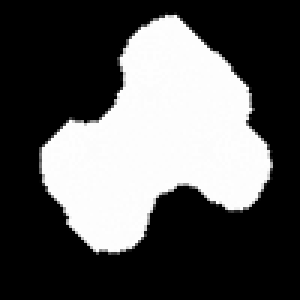
#> input picture Images/Chapter5/Input/GHTTest45.png, 100 x 100 px, given in place of TemplateWorks.png, which was not available (shown 3 times larger)
$ python InvariantGeneralizedHoughTransform.py
#> lines starting #> are read from the running program, lines starting #| are printed output that depends on the picture; pictures that were not available may be replaced by others from this repository, and a replacement may not be noted
### ExamplesPython_3.6/Modules/ImageUtilities.py
'''
Feature Extraction and Image Processing
Mark S. Nixon & Alberto S. Aguado
http://www.southampton.ac.uk/~msn/book/
ImageUtilities: Helper module to support image read, create, show and write
                Uses PIL and numpy to work with arrays containing image data
'''

# Image load by using PIL
from PIL import Image

# Array to store image data
from numpy import array, zeros, amax, amin, clip

# Read an image returning an array with 3 color components
# [8 lines left out: function imageReadRGB, not called in this run]

# Read an image returning an array with 1 component
def imageReadL(fileName):
    inputImage = Image.open(fileName)
    width, height = inputImage.size

    inputArray = array(inputImage)
    outputArray = zeros((height, width), dtype='uint8')

    # Combine pixel values, for each row and column
    for y in range(0, height):
        for x in range(0, width):
            rgb = inputArray[y,x]
            outputArray[y,x] = (int(rgb[0]) + int(rgb[1]) + int(rgb[2])) / 3

    return outputArray, width, height

# Save a image containing float as a gray level image
# [37 lines left out: functions imageSaveF, imageSaveL, imageSaveRGB, createImageRGB, not called in this run]

# Create a zero array with a color components
def createImageL(width, height):
    outputArray = zeros((height, width), dtype='uint8')

    return outputArray

# Create a zero array two float components
# [10 lines left out: functions createImageUV, createImage2I, not called in this run]

# Create a zero array with float components
def createImageF(width, height, numComponents = 1):
    if numComponents == 1:
        outputArray = zeros((height, width), dtype='float')
    else:
        outputArray = zeros((height, width, numComponents), dtype='float')

    return outputArray

# Create a multidimensional dimensional array
# [83 lines left out: functions createImageNF, createImageFromDataF, createScaleImageL, scaleImageL, createVectorFromDataF, createVectorF and 2 more, not called in this run]

# Show an array containing image data
def showImageL(image):
    # Create output and show
    outputImage = Image.fromarray(image, 'L')
    outputImage.show()

# Show an array containing image data
def showImageF(image, maxScale = 1):
    height = len(image)
    width = len(image[0])

    maximum = amax(image)
    minimum = amin(image)

    # Create a gray level image for display
    outputArray = createImageL(width, height)

    # Scale the float values into gray scale values
    for y in range(0, height):
        for x in range(0, width):
            if maximum != minimum:
                outputArray[y,x] = clip( 255.0 * (image[y,x]*maxScale - minimum) / (maximum - minimum), 0, 255.0)
            else:
                outputArray[y,x] = image[y,x]

    # Create output and show
    outputImage = Image.fromarray(outputArray, 'L')
    outputImage.show()

### ExamplesPython_3.6/Modules/ImageOperatorsUtilities.py
'''
Feature Extraction and Image Processing
Mark S. Nixon & Alberto S. Aguado
http://www.southampton.ac.uk/~msn/book/
ImageOperatorsUtilities: Helper module to process an image
'''

# Images
from ImageUtilities import createImageF, createImageL, createVectorI
from ConvolutionUtilities import createGaussianKernel, createSobelKernel, applyKernelF, applyKernelMA

# Array to store image data
from numpy import amax

# Math
from math import log, pi, sin, cos

# Iteration
from timeit import itertools

# Create a log of an array containing float data
# [53 lines left out: functions imageLogF, computeHistogram, thresholdImage, not called in this run]


# Apply Canny operator to an image
def applyCannyEdgeDetector(inputImage, GaussianKernelSize, sobelKernelSize, upperT, lowerT, returnGradient = False):

    height = len(inputImage)
    width = len(inputImage[0])

    normalizeMagnitude = True
    windowDelta = 1

    # Apply Gaussian kernel
    gaussianKernel = createGaussianKernel(GaussianKernelSize)
    gaussianImage = applyKernelF(inputImage, gaussianKernel)

    # Apply Sobel kernel. We use normalized magnitude in this example
    sobelX, sobelY = createSobelKernel(sobelKernelSize)
    magnitude, angle, mX, mY = applyKernelMA(gaussianImage, sobelX, sobelY, normalizeMagnitude)

    # Weight magnitude by the variance. This is useful for corner extraction since suppress the internal corner
    weightedMagnitude = createImageF(width, height)
    for x,y in itertools.product(range(0, width), range(0, height)):
        sumKernel = 1.0/8.0
        for wx,wy in itertools.product(range(-1,2), range(-1, 2)):

            posY = y + wy
            posX = x + wx

            if posY > -1 and posY <  height and  posX > -1 and posX <  width:
                sumKernel += abs(float(inputImage[posY,posX]) -  float(inputImage[y,x]))

        sumKernel /= 8.0
        weightedMagnitude[y,x] = magnitude[y,x] *  sumKernel

    # To store maximum suppression image
    maxImage = createImageF(width, height)

    # Non-maximum suppression
    border = GaussianKernelSize
    for x,y in itertools.product(range(border, width - border),
                                 range(border, height - border)):

        # Only potential edges can be maximum
        if magnitude[y,x] > lowerT:

            # The normal angle is perpendicular to the edge angle
            normalAngle = angle[y,x] - pi / 2.0

            # Make sure the angle is between 0 and pi
            while normalAngle < 0:
                normalAngle += pi
            while normalAngle > pi:
                normalAngle -= pi

            # Angle defining the first point
            baseAngle = int( 4 * normalAngle / pi ) * (pi / 4.0)

            # Integer delta positions for interpolation
            # We use -y since the image origin is in top corner
            x1, y1 = int(round(cos(baseAngle))), -int(round(sin(baseAngle)))
            x2, y2 = int(round(cos(baseAngle + pi / 4.0))),                     \
                    -int(round(sin(baseAngle + pi / 4.0)))

            # How far we are from (x1,y1). Maximum difference is math.pi / 4.0, so we multiply by 2
            w = cos(2.0*(normalAngle - baseAngle))

            # Point to interpolate
            M1 = w * weightedMagnitude[y+y1,x+x1] + (1.0 - w) * weightedMagnitude[y+y2,x+x2]

            # Point to interpolate for pixels in the other side of the edge
            M2 = w * weightedMagnitude[y-y1,x-x1] + (1.0 - w) * weightedMagnitude[y-y2,x-x2]

            # Determine if it is a maximum. If so make sure it will be preserved
            if weightedMagnitude[y,x] > M1 and weightedMagnitude[y,x] > M2:
                maxImage[y,x] = magnitude[y,x]

    # To compute hysteresis thresholded images we require two thresholds
    edges = createImageF(width, height)
    potentialEdges = [ ]

    # Divide pixels as edges, no edges and we are not sure
    for x,y in itertools.product(range(1, width-1), range(1, height-1)):
        # These are edges
        if maxImage[y,x] > upperT:
            edges[y,x] = 255

        # These are pixels that we do not want as edges
        if maxImage[y,x] < lowerT:
            edges[y,x] = 0

        # These may be edges
        if maxImage[y,x] > lowerT and maxImage[y,x] <= upperT:
            edges[y,x] = 128

    # Resolve the potential edges
    for x,y in itertools.product(range(1, width-1), range(1, height-1)):
        # For each edge
        if edges[y,x] == 255:

            # Examine neighbour
            potentialEdges = [ ]
            for wx,wy in itertools.product(range(-windowDelta, windowDelta+1), range(-windowDelta, windowDelta+1)):
                # It becomes an edge
                if edges[y+wy,x+wx] == 128:
                    edges[y+wy,x+wx] = 255
                    potentialEdges.append((y+wy,x+wx))

            # Look into new edges
            while len(potentialEdges) > 0:
                # Take element from potential edges
                y = (potentialEdges[0])[0]
                x = (potentialEdges[0])[1]
                potentialEdges = potentialEdges[1:]

                # Examine neighbour
                for wx,wy in itertools.product(range(-windowDelta, windowDelta+1), range(-windowDelta, windowDelta+1)):
                    # It becomes an edge
                    if edges[y+wy,x+wx] == 128:
                        edges[y+wy,x+wx] = 255
                        potentialEdges.append((y+wy,x+wx))

    # Clean up remaining potential edges
    for x,y in itertools.product(range(1, width-1), range(1, height-1)):
        if edges[y,x] == 128:
            edges[y,x] = 0

    if returnGradient == False:
        return edges, angle

    return edges, angle , mX, mY

### ExamplesPython_3.6/Modules/ConvolutionUtilities.py
'''
Feature Extraction and Image Processing
Mark S. Nixon & Alberto S. Aguado
http://www.southampton.ac.uk/~msn/book/
ConvolutionUtilities: Helper module to apply convolutions. Functions to create kernels and perform convolutions
'''

# Images
from ImageUtilities import createImageF, createImageL
from ImagePropertiesUtilities import imageMaxMin

# Math and iteration
from math import exp, pow, factorial, sqrt, atan2
from timeit import itertools

# Generate a Gaussian kernel
def createGaussianKernel(kernelSize):

    sigma = kernelSize / 3.0

    kernelImage = createImageF(kernelSize, kernelSize)
    centre = (kernelSize - 1) / 2
    for x,y in itertools.product(range(0, kernelSize), range(0, kernelSize)):
        kernelImage[y,x] =  exp( -0.5 * (pow((x - centre)/sigma, 2.0) + \
                                         pow((y - centre)/sigma, 2.0)) )

    return kernelImage

# Create a Sobel kernel k
def createSobelKernel(kenrelSize):

    sobelX = createImageF(kenrelSize, kenrelSize)
    sobelY = createImageF(kenrelSize, kenrelSize)

    # Create kernel
    for x,y in itertools.product(range(0, kenrelSize), range(0, kenrelSize)):

        # Smooth
        smoothX = factorial(kenrelSize - 1) / (factorial(kenrelSize - 1 - x) * factorial(x))
        smoothY = factorial(kenrelSize - 1) / (factorial(kenrelSize - 1 - y) * factorial(y))

        # Pascal
        if ( kenrelSize - 2 - x >= 0):
            p1X = factorial(kenrelSize - 2) / (factorial(kenrelSize - 2 - x) * factorial(x))
        else:
            p1X = 0

        if ( kenrelSize - 2 - y >= 0):
            p1Y = factorial(kenrelSize - 2) / (factorial(kenrelSize - 2 - y) * factorial(y))
        else:
            p1Y = 0

        # Pascal shift to the right
        xp = x - 1
        if ( kenrelSize - 2 - xp >= 0 and xp >= 0):
            p2X = factorial(kenrelSize - 2) / (factorial(kenrelSize - 2 - xp) * factorial(xp))
        else:
            p2X = 0

        yp = y - 1
        if ( kenrelSize - 2 - yp >= 0 and yp >= 0):
            p2Y = factorial(kenrelSize - 2) / (factorial(kenrelSize - 2 - yp) * factorial(yp))
        else:
            p2Y = 0

        # Sobel
        sobelX[y,x] = smoothX * (p1Y - p2Y)
        sobelY[y,x] = smoothY * (p1X - p2X)

    return sobelX, sobelY

# Create a Laplacian kernel
# [57 lines left out: functions createLaplacianKernel, applyKernel, not called in this run]

# Apply kernel returning a float image
def applyKernelF(inputImage, kernelImage):
    height = len(inputImage)
    width = len(inputImage[0])

    kernelHeight = len(kernelImage)
    kernelWidth = len(kernelImage[0])

    kernelCentreY = int((kernelHeight - 1) / 2)
    kernelCentreX = int((kernelWidth - 1) / 2)

    # Create images to store the result
    outputImage = createImageF(width, height)

    for x,y in itertools.product(range(0, width), range(0, height)):
        sumKernel = 0.0
        sumKernelWeights = 0.0
        for wx,wy in itertools.product(range(0, kernelWidth), range(0, kernelHeight)):
            posY = y + wy - kernelCentreY
            posX = x + wx - kernelCentreX

            if posY > -1 and posY <  height and  posX > -1 and posX <  width:
                sumKernel += float(inputImage[posY,posX]) * float(kernelImage[wy, wx])
                sumKernelWeights += float(kernelImage[wy, wx])

        # If we have to normalize
        if sumKernelWeights != 0.0:
            outputImage[y,x] = sumKernel / sumKernelWeights
        else:
            outputImage[y,x] = sumKernel

    return outputImage

# Apply kernels to an image return magnitude and angle
def applyKernelMA(inputImage, kernelX, kernelY, normalizeMagnitude = False):
    height = len(inputImage)
    width = len(inputImage[0])

    kernelHeight = len(kernelX)
    kerelWidth = len(kernelX[0])

    kernelCentreY = int((kernelHeight - 1) / 2)
    kernelCentreX = int((kerelWidth - 1) / 2)

    # Create images to store the result
    magnitude = createImageF(width, height)
    direction = createImageF(width, height)
    imageX = createImageF(width, height)
    imageY = createImageF(width, height)

    # Convolution with two kernels
    for x,y in itertools.product(range(kernelCentreX, width - kernelCentreX),          \
                                 range(kernelCentreY, height - kernelCentreY)):
        sumKernel = [0.0, 0.0]
        sumKernelWeights = [0.0, 0.0]
        for wx,wy in itertools.product(range(0, kerelWidth), range(0, kernelHeight)):

            posY = y + wy - kernelCentreY
            posX = x + wx - kernelCentreX

            if posY > -1 and posY <  height and  posX > -1 and posX <  width:
                sumKernel[0] += float(inputImage[posY,posX]) * float(kernelX[wy, wx])
                sumKernelWeights[0] += float(kernelX[wy, wx])

                sumKernel[1] += float(inputImage[posY,posX]) * float(kernelY[wy, wx])
                sumKernelWeights[1] += float(kernelY[wy, wx])

        # If we have to normalize
        if sumKernelWeights[0] != 0.0:
            imageX[y,x] = sumKernel[0] / sumKernelWeights[0]
        else:
            imageX[y,x] = sumKernel[0]

        # If we have to normalize
        if sumKernelWeights[1] != 0.0:
            imageY[y,x] = sumKernel[1] / sumKernelWeights[1]
        else:
            imageY[y,x] = sumKernel[1]

        magnitude[y,x] = sqrt(imageX[y,x] * imageX[y,x] + imageY[y,x] * imageY[y,x])
        direction[y,x] = atan2(imageY[y,x], imageX[y,x])

    if normalizeMagnitude == True:
        maximum, minimum = imageMaxMin(magnitude)

        for x,y in itertools.product(range(0, width), range(0, height)):
            magnitude[y,x] = (magnitude[y,x] - minimum) / float(maximum - minimum)

    return magnitude, direction, imageX, imageY

### ExamplesPython_3.6/Modules/ImagePropertiesUtilities.py
'''
Feature Extraction and Image Processing
Mark S. Nixon & Alberto S. Aguado
http://www.southampton.ac.uk/~msn/book/
ImagePropertiesUtilities: Helper module to obtain information from an image
'''

# Array to store image data
from numpy import amax, amin, unravel_index

# Mean form a float image
# [16 lines left out: function meanStddev, not called in this run]

# Return the maximum and minimum
def imageMaxMin(image):
    maximum = amax(image)
    minimum = amin(image)

    return maximum, minimum

# Return the maximum position
# [40 lines left out: functions imageArgMax, peakDetectorImageL, peakDetectorVector, not called in this run]

### ExamplesPython_3.6/Modules/ImageRegionsUtilities.py
'''
Feature Extraction and Image Processing
Mark S. Nixon & Alberto S. Aguado
http://www.southampton.ac.uk/~msn/book/
ImageRegionUtilities: Helper module to process regions and line segments
'''

# Images
from ImageUtilities import imageReadL, createImageF, createImageL, showImageL, createVectorF
from ImageOperatorsUtilities import applyCannyEdgeDetector
from ImagePropertiesUtilities import imageMaxMin

# Math and iteration
from math import pi, sqrt, sin, cos, atan, atan2, factorial, exp
from random import shuffle, sample
from timeit import itertools

# Array to store image data
from numpy import amax, amin
import numpy as np


# Combination function
def nCr(n, r):
    if n < 0 or r < 0 or n-r < 0: return 0
    return factorial(n) / (factorial(r) * factorial(n-r))

# Rising factorial function
# [5 lines left out: function risingFactorial, not called in this run]

# Compute reference point in an edge image
def computeReferencePoint(edgeImage):
    height, width = len(edgeImage), len(edgeImage[0])

    refPoint = [0,0]
    edgePoints = []
    for x,y in itertools.product(range(0, width), range(0, height)):
        if edgeImage[y,x] != 0:
            refPoint[0] += y
            refPoint[1] += x
            edgePoints.append((y,x))
    numPts = len(edgePoints)
    refPoint = [int(refPoint[0]/numPts),int(refPoint[1]/numPts)]

    return refPoint, edgePoints

# Return the longest segment from edges
# [616 lines left out: functions findLongestSegment, findLongestCentredSegmentinImage, findLongesSegmentinImage, pixlesList, edgesList, computeAngularFunctions and 12 more, not called in this run]

### ExamplesPython_3.6/Modules/PlotUtilities.py
'''
Feature Extraction and Image Processing
Mark S. Nixon & Alberto S. Aguado
http://www.southampton.ac.uk/~msn/book/
PlotUtilities: Helper module to show plots of image data
          Uses numpy  and matplotlib to work with arrays and plots
'''

# Math functions
import math

# Array to store data
import numpy as np

# Array to store image data
from numpy import zeros

# Plot functions
import matplotlib.pyplot as plt
import matplotlib.ticker as ticker

# Two alternative ways to import Axes3D.
import importlib
importlib.import_module('mpl_toolkits.mplot3d').Axes3D
#from mpl_toolkits.mplot3d import Axes3D

# Plot a histogram of data
# [130 lines left out: functions plotHistogram, plotCurve, plot2Curves, plotCurves, plotCurveXY, plot3DColorHistogram, not called in this run]

# Plot a histogram of data
def plot3DHistogram(dataZ, zRange=[0, 0], axesView=[0,0], zTicks = True):

    # Function formatter to simulate zlim_3d
    def major_formatter(x, pos):
        return "{:.1f}".format(x+zRange[0])

    width = dataZ.shape[1]
    height = dataZ.shape[0]

    # Z clipping fails to clip bar charts
    if zRange[0] != 0:
        for x in range(0, width):
            for y in range(0, height):
                dataZ[y,x] -= zRange[0]
                if dataZ[y,x] < 0:
                    dataZ[y,x] = 0

    # Convert data to array
    zData = np.array(dataZ)

    # Create an X-Y mesh of the same dimension as the 2D data
    xData, yData = np.meshgrid( np.arange(width), np.arange(height))

    # Flatten the arrays so that they may be passed to "axes.bar3d".
    xData = xData.flatten()
    yData = yData.flatten()
    zData = zData.flatten()

    # Create figure
    fig = plt.figure()
    axes = fig.gca(projection='3d')
    axes.bar3d( xData, yData, np.zeros(len(zData)), .98, .98, zData, alpha=1.0, zsort='min')

    # Axes
    axes.set_xlim3d(0, width)
    axes.set_ylim3d(0, height)

    # View
    if axesView[0] != 0 or axesView[1] != 0:
        axes.view_init(axesView[0], axesView[1])

    # Shift the tick labels up by minimum, set_zlim3d does not work
    if zRange[0] != 0 or zRange[1] != 0:
        if zTicks:
            axes.zaxis.set_major_formatter(ticker.FuncFormatter(major_formatter))
        else:
            axes.zaxis.set_major_formatter(ticker.NullFormatter())

    # Set the shifted range
    if zRange[0] != 0 or zRange[1] != 0:
        axes.set_zlim3d([0, zRange[1] - zRange[0]])

    plt.show()

# Plot a surface of data
# [143 lines left out: functions plotColorSurface, plotSurface, plotWireframe, plotQuiver, not called in this run]

### ExamplesPython_3.6/Chapter5/InvariantGeneralizedHoughTransform.py
'''
Feature Extraction and Image Processing
Mark S. Nixon & Alberto S. Aguado
http://www.southampton.ac.uk/~msn/book/
Chapter 5
InvariantGeneralizedHoughTransform: Shape detection by the invariant generalized Hough transform
'''

# Set module functions
from ImageUtilities import imageReadL, showImageF, showImageL, createImageF
from ImageOperatorsUtilities import applyCannyEdgeDetector
from ImageRegionsUtilities import computeReferencePoint
from PlotUtilities import plot3DHistogram

# Math and iteration
from math import pi, tan, sqrt, atan
from timeit import itertools

'''
Parameters:
    pathToDir = Input image directory
    imageName = Input image name
    gaussianKernelSize = Gaussian kernel size. Filter noise
    sobelKernelSize = Sobel kernel size. Edge detection
    upperT = Upper threshold
    lowerT = Lower threshold
    numEntries = Size of the R table
    minimaDistPoints = To avoid to use close pairs of points
    maxDistPoints = To gather evidence in local regions
'''
pathToDir = "../../Images/Chapter5/Input/"
imageName = "Works.png"
templateName = "TemplateWorks.png"
gaussianKernelSize = 5
sobelKernelSize = 3
upperT = 0.4
lowerT = 0.3
numEntries = 90
minimaDistPoints = 20
maxDistPoints = 200

# Defines the direction of the line used to find pairs of points
alpha = pi/2.0

# Read image into array and show
templateImage, widthTemplate, heightTemplate = imageReadL(pathToDir + templateName)
#> in imageReadL, inputImage is the input picture: PIL image 100x100 RGB; min 0, max 254, mean 88
#> widthTemplate = 100; heightTemplate = 100
inputImage, width, height = imageReadL(pathToDir + imageName)
#> call 2 of imageReadL, with fileName = '../../Images/Chapter5/Input/Works.png'
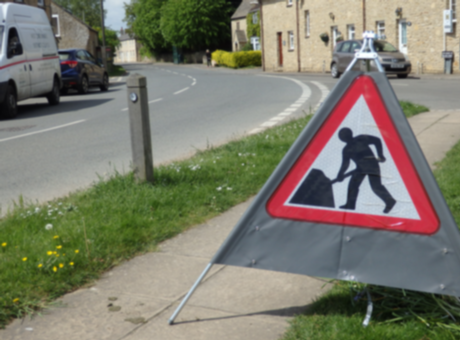
#> input picture Images/Chapter5/Input/Works.png, 460 x 340 px
#> in imageReadL, inputImage is the input picture: PIL image 460x340 RGB; mean R, G, B 124.8, 124, 108.9
#> after the loop in imageReadL (call 2), `for y in range(0, height):`:
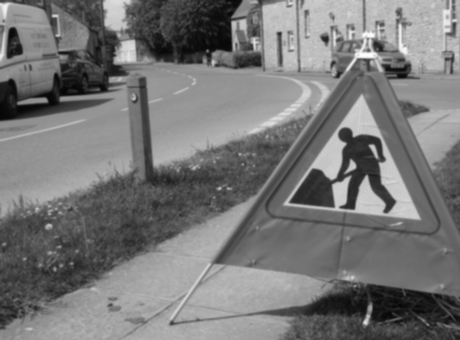
#> outputArray: shape (340, 460); min 6, max 255, mean 118.9
#> width = 460; height = 340
showImageL(templateImage)
showImageL(inputImage)

# Compute edges
magnitudeTemplate, angleTemplate = applyCannyEdgeDetector(templateImage, gaussianKernelSize, sobelKernelSize, upperT, lowerT)
#> in applyCannyEdgeDetector, `height = len(inputImage)`: height = 100
#> after the loop in applyKernelF, `for x,y in itertools.product(range(0, width), range(0, height)):`:
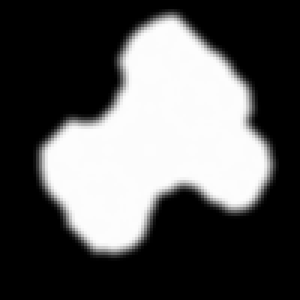
#> outputImage: shape (100, 100) float64 (shown 3 times larger); min 0, max 253.6, mean 88
#> after the loop in applyKernelMA, `for x,y in itertools.product(range(kernelCentreX, width - kernelCentre..`:
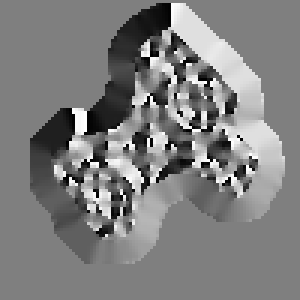
#> direction: shape (100, 100) float64 (shown 3 times larger); min -3.14, max 3.14, mean 0.0038; drawn with min black and max white
#> (the rest of the program and of its run is left out)
